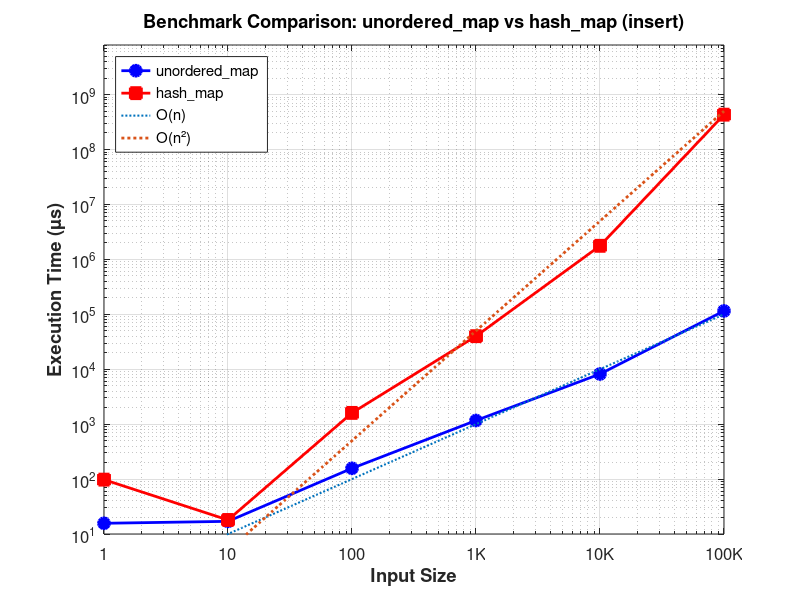

Recreate this plot in MATLAB.
% Dataset of unordered_map
x1 = [1, 10, 100, 1000, 10000, 100000];
y1 = [15.67, 17, 157, 1166, 8182.33, 115134.67];

% Dataset of hash_map
x2 = [1, 10, 100, 1000, 10000, 100000];
y2 = [97.67, 18, 1602.33, 39995.67, 1765815.67, 431239775];

% Create a new figure with a specific size
figure('Position', [100, 100, 800, 600]);

loglog(x1, y1, 'b-o', 'LineWidth', 2, 'MarkerSize', 8, 'MarkerFaceColor', 'b');
hold on;
loglog(x2, y2, 'r-s', 'LineWidth', 2, 'MarkerSize', 8, 'MarkerFaceColor', 'r');

% Generate reference lines for different complexity classes
x_ref = logspace(0, 5, 100); % Generate 100 points from 10^0 to 10^5

% Scale factors to position the reference lines appropriately
% c_const = 100;
% c_log = 20;
c_linear = 1;
c_quadratic = 0.05;

% O(1) - Constant time
% y_const = c_const * ones(size(x_ref));
% loglog(x_ref, y_const, '-.', 'Color', [0.5, 0.5, 0.5], 'LineWidth', 1.5);

% O(log n) - Logarithmic time
% y_log = c_log * log10(x_ref);
% loglog(x_ref, y_log, '-.', 'Color', [0.0, 0.7, 0.0], 'LineWidth', 1.5);

% O(n) - Linear time
y_linear = c_linear * x_ref;
loglog(x_ref, y_linear, ':', 'MarkerFaceColor', 'r', 'LineWidth', 1.5);

% O(n^2) - Quadratic time
y_quadratic = c_quadratic * x_ref.^2;
loglog(x_ref, y_quadratic, ':', 'MarkerFaceColor', 'b', 'LineWidth', 2);

% Add grid lines
grid on;

% Add labels and title
xlabel('Input Size', 'FontSize', 14, 'FontWeight', 'bold');
ylabel('Execution Time (µs)', 'FontSize', 14, 'FontWeight', 'bold');
title('Benchmark Comparison: unordered\_map vs hash\_map (insert)', 'FontSize', 16, 'FontWeight', 'bold');

% Add legend
% 'O(1)', 'O(log n)',
legend('unordered\_map', 'hash\_map', 'O(n)', 'O(n²)', 'Location', 'northwest');

% Customize the appearance
set(gca, 'FontSize', 12);
set(gca, 'XTickLabel', {'1', '10', '100', '1K', '10K', '100K'});

% Adjust y-axis limits to better visualize the data
ylim([10, 8000000000]);